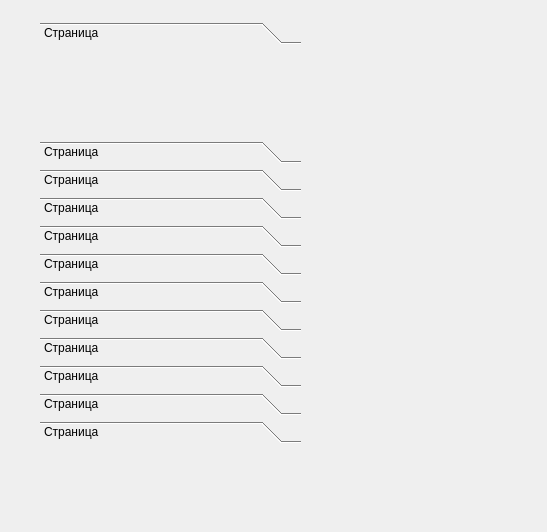
<?xml version="1.0" encoding="UTF-8"?>
<ui version="4.0">
 <class>Device</class>
 <widget class="QWidget" name="Device">
  <property name="geometry">
   <rect>
    <x>0</x>
    <y>0</y>
    <width>547</width>
    <height>532</height>
   </rect>
  </property>
  <property name="windowTitle">
   <string>Form</string>
  </property>
  <widget class="QToolBox" name="toolBox_dev">
   <property name="geometry">
    <rect>
     <x>40</x>
     <y>22</y>
     <width>261</width>
     <height>421</height>
    </rect>
   </property>
   <property name="currentIndex">
    <number>0</number>
   </property>
   <widget class="QWidget" name="page">
    <attribute name="label">
     <string>Страница</string>
    </attribute>
   </widget>
   <widget class="QWidget" name="page_2">
    <attribute name="label">
     <string>Страница</string>
    </attribute>
   </widget>
   <widget class="QWidget" name="page_3">
    <attribute name="label">
     <string>Страница</string>
    </attribute>
   </widget>
   <widget class="QWidget" name="page_4">
    <attribute name="label">
     <string>Страница</string>
    </attribute>
   </widget>
   <widget class="QWidget" name="page_5">
    <attribute name="label">
     <string>Страница</string>
    </attribute>
   </widget>
   <widget class="QWidget" name="page_6">
    <attribute name="label">
     <string>Страница</string>
    </attribute>
   </widget>
   <widget class="QWidget" name="page_7">
    <attribute name="label">
     <string>Страница</string>
    </attribute>
   </widget>
   <widget class="QWidget" name="page_8">
    <attribute name="label">
     <string>Страница</string>
    </attribute>
   </widget>
   <widget class="QWidget" name="page_9">
    <attribute name="label">
     <string>Страница</string>
    </attribute>
   </widget>
   <widget class="QWidget" name="page_10">
    <attribute name="label">
     <string>Страница</string>
    </attribute>
   </widget>
   <widget class="QWidget" name="page_11">
    <attribute name="label">
     <string>Страница</string>
    </attribute>
   </widget>
   <widget class="QWidget" name="page_12">
    <attribute name="label">
     <string>Страница</string>
    </attribute>
   </widget>
  </widget>
 </widget>
 <resources/>
 <connections/>
</ui>
